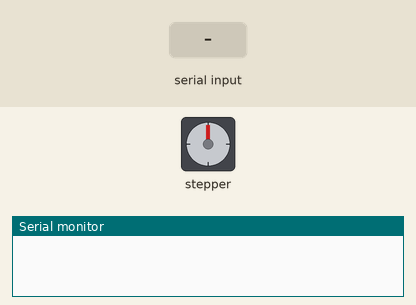
Simulated run of this sketch. Board: Arduino Uno, built with avr-gcc and run on an emulated ATmega328P. Shown: stepper motor, the last lines printed to the serial monitor. The inputs (shaded band) are chosen by the test bench. Stepper angles assume 200 steps per turn.

Above: at 1.2 s.
1.3 s: "90,45\n" received over Serial
2.8 s: byte 70 (FREEZE_COMMAND) received over Serial
4.3 s: byte 72 (HOME_COMMAND) received over Serial
5.8 s: byte 67 (COORDS_COMMAND) received over Serial
7.3 s: "30,150\n" received over Serial
8.8 s: byte 70 (FREEZE_COMMAND) received over Serial
At 9.8 s:
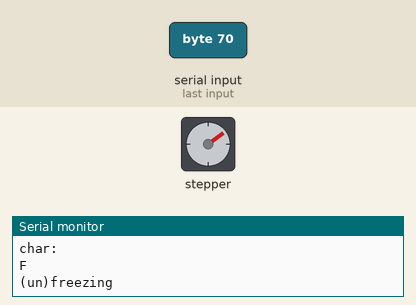
Timing chart, 0 to 11.5 s (numbered marks = the images above; inputs shaded):
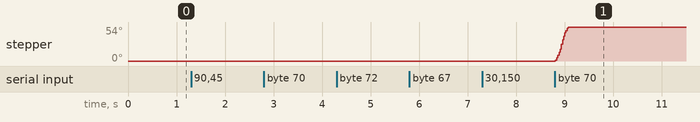

The sketch:

MotorTest.ino
```cpp
#include <AccelStepper.h>

#define BAUD_RATE 9600
#define FREEZE_COMMAND 'F'
#define HOME_COMMAND 'H'
#define COORDS_COMMAND 'C'

bool waiting_on_coord = false;
long goal_coord = 0;
bool freeze_motor = false;

AccelStepper motor1 = AccelStepper(AccelStepper::FULL2WIRE, 2, 3);

const float MOTOR_MAX_SPEED = 1000.0;
const float MOTOR_ACCELERATION = 1000.0;

void setup()
{
    Serial.begin(BAUD_RATE);

    motor1.setMaxSpeed(MOTOR_MAX_SPEED);
    motor1.setAcceleration(MOTOR_ACCELERATION);
}

void loop()
{
    //handle serial
    while (Serial.available())
    {
        if (waiting_on_coord)
        {
            Serial.println("WOC");
            String s_in = Serial.readString();
            Serial.println(s_in);
            goal_coord = atoi(s_in.c_str());
            motor1.moveTo(goal_coord);
            waiting_on_coord = false;
        }
        else
        {
            char c_in = Serial.read();
            Serial.println("char:");
            Serial.println(c_in);
            switch (c_in)
            {
            case FREEZE_COMMAND:
                freeze_motor = !freeze_motor;
                Serial.println("(un)freezing");
                break;
            case HOME_COMMAND:
                Serial.println("homing");
                motor1.moveTo(0);
                break;
            case COORDS_COMMAND:
                delay(3); //let buffer fill
                waiting_on_coord = true;
                break;
            }
            Serial.read(); //get rid of newline
        }
    }

    //handle motors
    if (!freeze_motor)
    {
        motor1.run();
    }
}
```

Measured:
- after the input at 8.8 s, stepper: turns 54° clockwise in 0.27 s, starting at once
